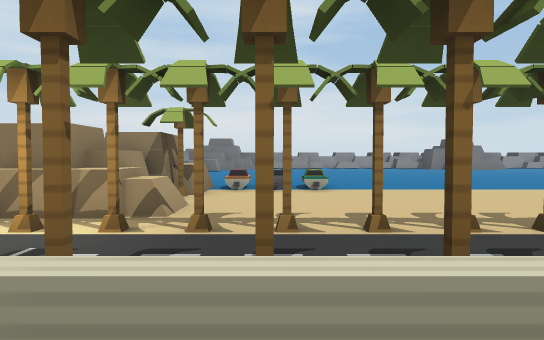
view 1 (above)

24 first-person views from a walk through a 3-D level made in the Unity game engine. The camera is 0.69 m above the floor, tilts 2° down and sees 70° across. The floor is counted in squares, 1 m on a side. Each view is taken from the middle of a square. On the plan, view 1 faces up. The plan holds only what a view shows up to about 11 squares ahead; the rest is blank. The place goes on beyond the plan. The player is left out. Some animated figures are left out.

view 2
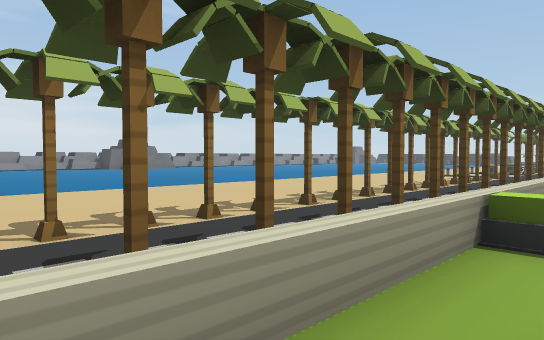

view 3
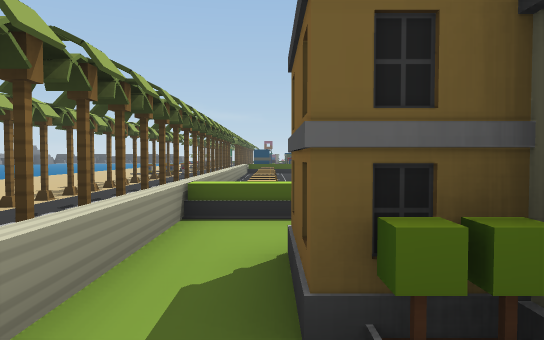

view 4
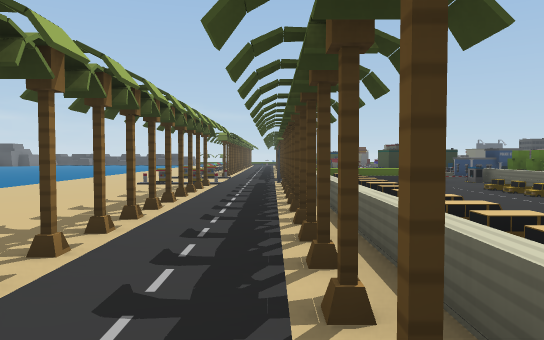

view 5
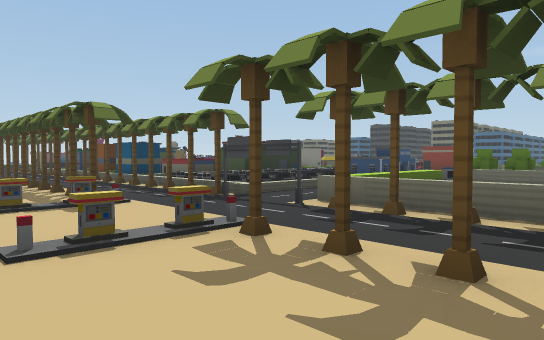

view 6
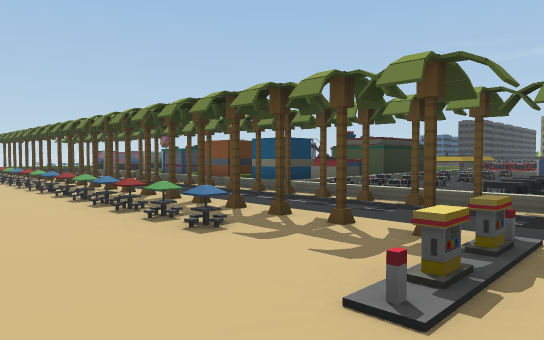

view 7
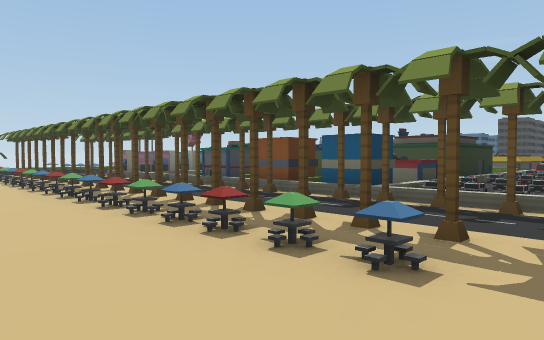

view 8
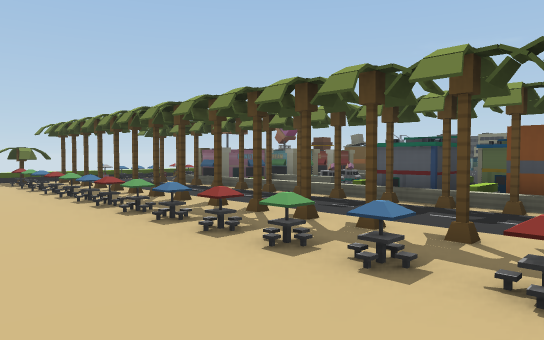

view 9
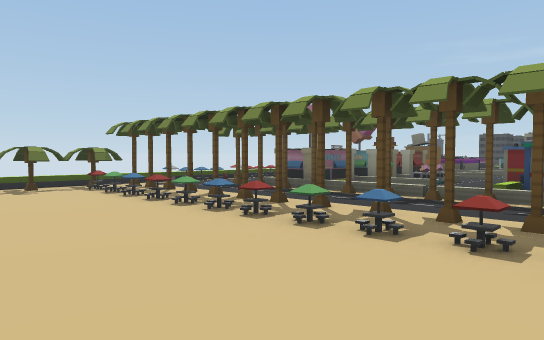

view 10
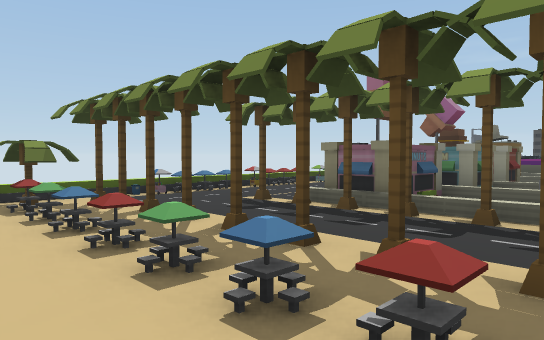

view 11
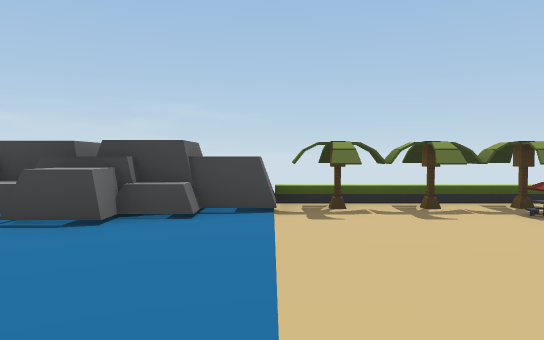

view 12
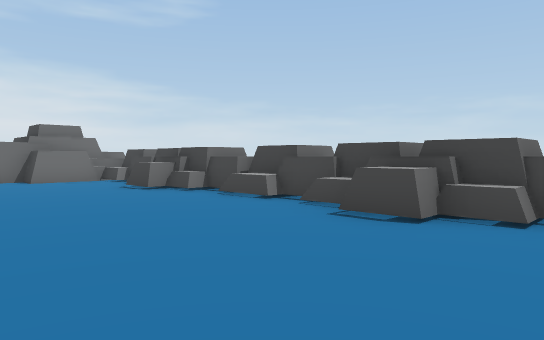

view 13
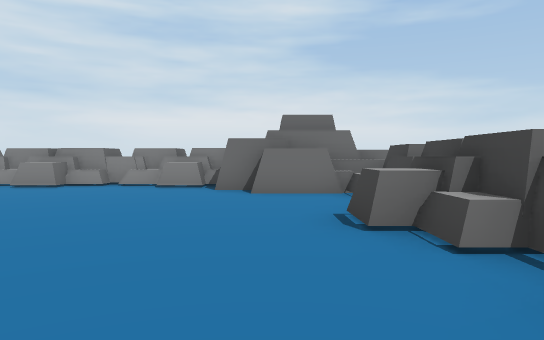

view 14
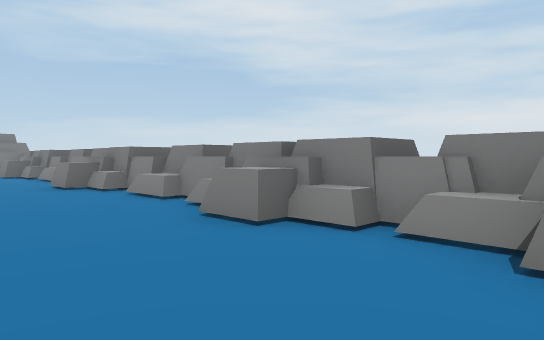

view 15
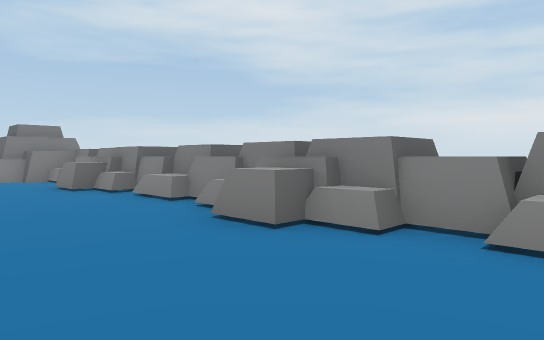

view 16
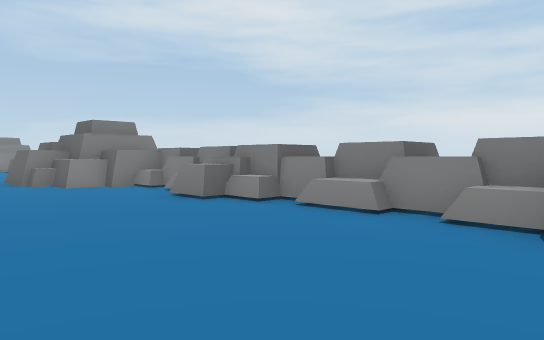

view 17
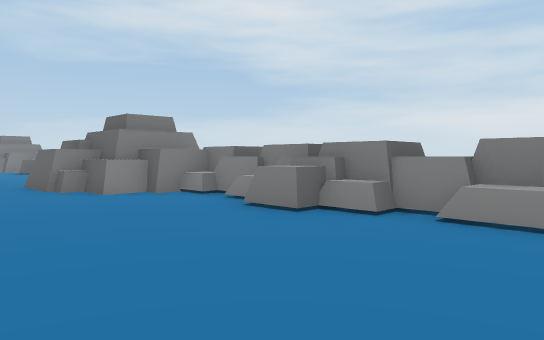

view 18
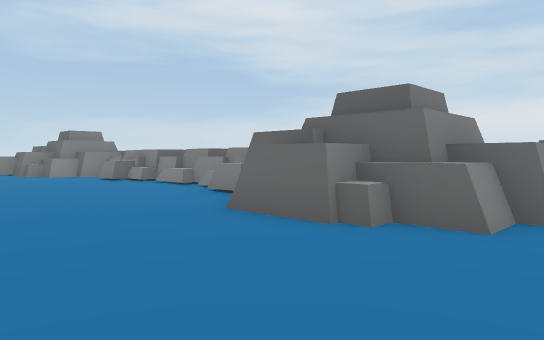

view 19
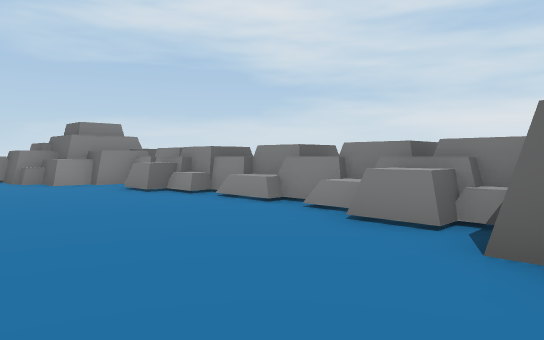

view 20
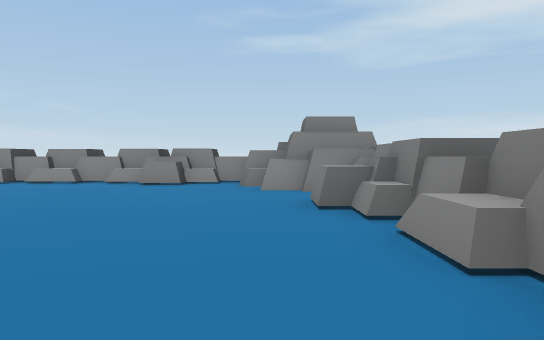

view 21
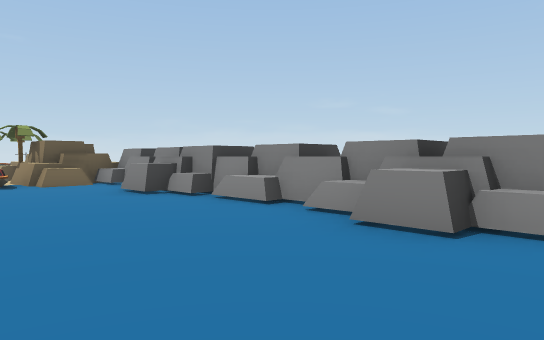

view 22
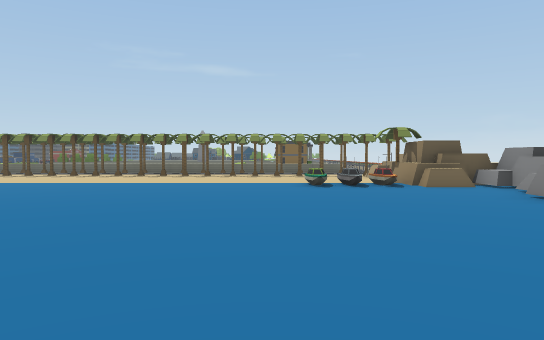

view 23
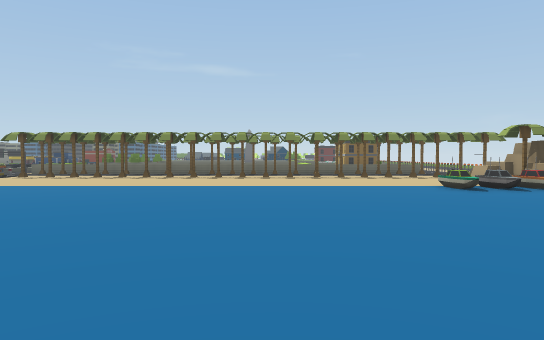

view 24
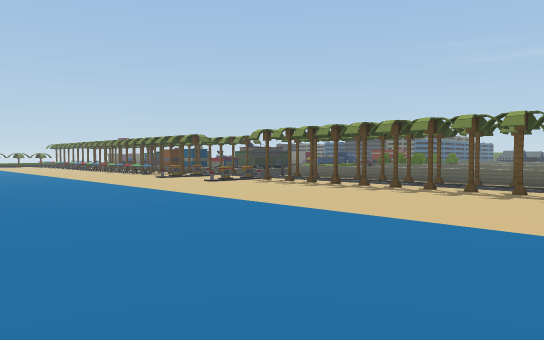

### Floor plan
Key: @ floor where view 1 was taken; # wall or solid block; x gap in a wall; . main floor; : floor 0.05 m higher than the main floor; / step, stairs or slope; = window, fence, low wall or low ledge; O other object.
Columns run from 5 left of view 1 to 35 right of it. Each row starts with its distance up from view 1.
 23         O O O     O  O  O  O O     O
 22     OOOOOOOOOO  OOOOOOOOOOOOOOO OOOOO
 21   OOO OO.O.OO  OOOOOOO.O.OOO.O.OOOOOOOOOO
 20   OOO........OOOOO..................OOOO
 19  O.....................................O
 18  OO......................... .  .......OO
 17  OO...............   .... .      ......O
 16  OO.........   .. .               ....OO
 15 OOO..........                      ....OO
 14  OO..........                      ....O
 13  OO...........                     ....OO
 12   O............                    ....O
 11  OO................               .....OO
 10  O.....................           ....OO
  9  OOOOOO................            ....OO
  8  OOOOOO...............        . .......OO
  7   OO.................. .... . .........OO
  6   OO................. .................OO
  5   OO...............O..O.OOOOOOOOOOOOOOOOO
  4   .OOOOOOOOOOOOOOOOO..OOOOOOOOOOOOOOOOOOO
  3    .....................................O
  2     OOOOO.OOOOOOOOOO#OOOOOOOOOOOOOOOOOOOO
  1     ===OOO  = =     O/OO.::OOOOO.:::OO..O
  0     .@##   OOOOOOO O   O.OOOOOOOO   O...O
 -1      ##       ...  O   O.  OO OOO OOOO..O
 -2               ::: .O  O .OOOO OOO OOOO .O
 -3                 O .O. O            x    O
 -4                   OO=    OOO       x    O

Positions as (right, up) in squares from view 1, and headings:
1: (0, 0), facing up
2: (0, 0), facing up-right
3: (-1, 0), facing right
4: (4, 2), facing right
5: (11, 6), facing down-right
6: (16, 7), facing down-right
7: (18, 7), facing down-right
8: (23, 7), facing down-right
9: (25, 8), facing down-right
10: (28, 6), facing down-right
11: (29, 8), facing right
12: (29, 8), facing up-right
13: (32, 12), facing up
14: (30, 18), facing up-left
15: (24, 18), facing up-left
16: (21, 17), facing up-left
17: (19, 17), facing up-left
18: (13, 16), facing up-left
19: (9, 17), facing up-left
20: (7, 20), facing left
21: (1, 19), facing down-left
22: (2, 18), facing down
23: (5, 17), facing down
24: (5, 12), facing down-right
